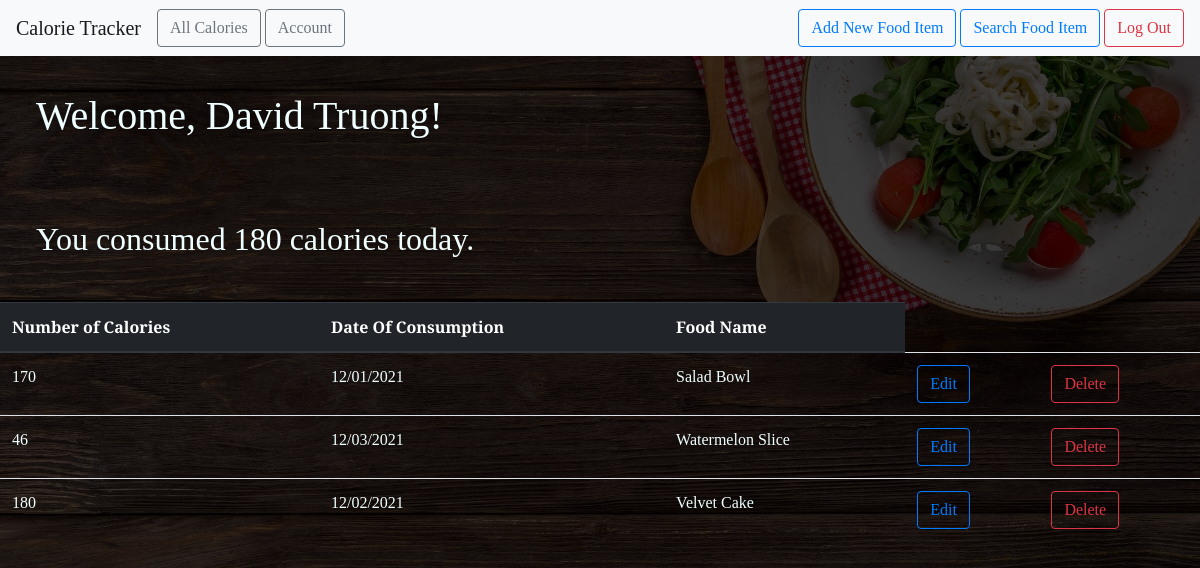
Page /all (signed in) on the earlier database version.
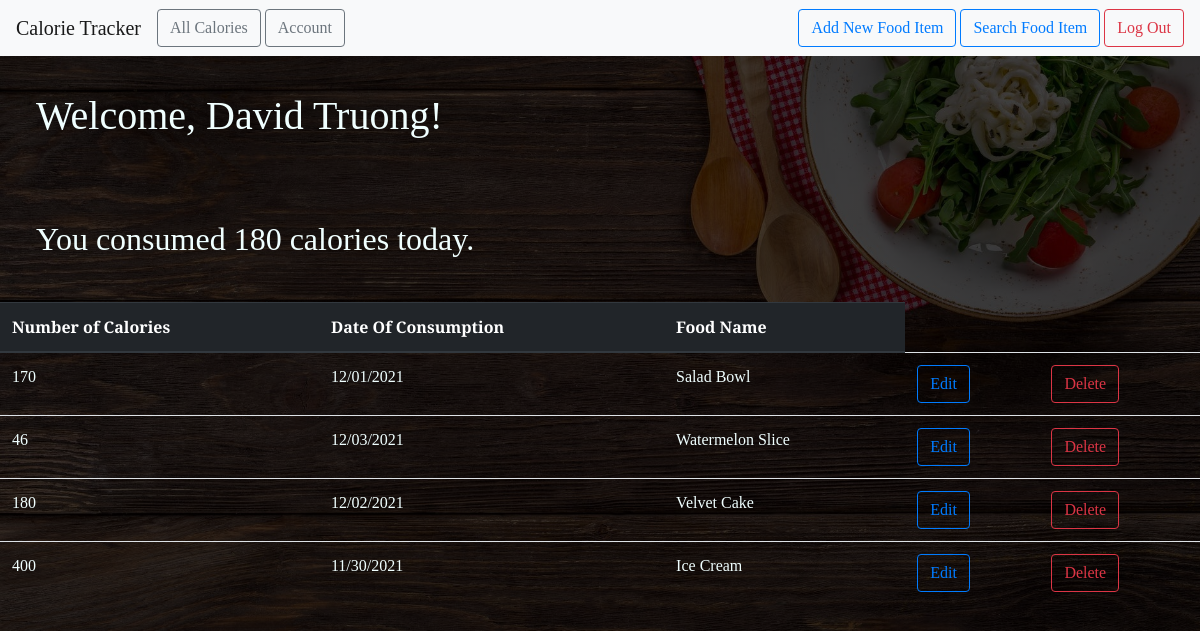
Same page on the later database version.
### food_website/models.py (models this page shows)
class User(db.Model, UserMixin):
    id = db.Column(db.Integer, primary_key=True)
    email = db.Column(db.String(100), unique=True)
    password = db.Column(db.String(100))
    name = db.Column(db.String(1000))
    foods = db.relationship('FoodItem', backref='author', lazy=True)

class FoodItem(db.Model):
    id = db.Column(db.Integer, primary_key=True)
    food_name = db.Column(db.Text, nullable=False)
    date_posted = db.Column(db.DateTime, nullable=False,
                            default=datetime.utcnow)
    calorie = db.Column(db.Integer, nullable=False)
    user_id = db.Column(db.Integer, db.ForeignKey('user.id'), nullable=False)

### food_website/main.py (the view)
@main.route("/all")
@login_required
def user_fooditems():
    user = User.query.filter_by(email=current_user.email).first_or_404()
    foods = user.foods
    totalCalorie = 0
    my_date = datetime.now(pytz.timezone('US/Pacific'))
    my_datetime = datetime(my_date.year, my_date.month, my_date.day)
    for food in foods:
        if my_datetime.date() == food.date_posted.date():
            totalCalorie = totalCalorie + food.calorie
    return render_template('all_fooditems.html', foods=foods, user=user, totalCalorie=totalCalorie)

### food_website/__init__.py (called while the page is built)
def create_app():
    app = Flask(__name__)
    app.config['SECRET_KEY'] = 'out-secret-key-goes-here'
    app.config['SQLALCHEMY_DATABASE_URI'] = 'sqlite:///db.sqlite'
    db.init_app(app)
    login_manager = LoginManager()
    login_manager.login_view = 'auth.login'
    login_manager.init_app(app)
    from .models import User
    create_database(app)
    @login_manager.user_loader
    def load_user(user_id):
        return User.query.get(int(user_id))
    from .auth import auth as auth_blueprint
    app.register_blueprint(auth_blueprint)
    from .main import main as main_blueprint
    app.register_blueprint(main_blueprint)
    return app

### food_website/templates/all_fooditems.html
{% extends "base.html" %} {% block head %} {{ super() }}
<link
  rel="stylesheet"
  href="{{ url_for('static', filename= 'extended_beauty.css') }}"
/>
{% endblock %} {% block content %}
<h1 id="intro">
  Welcome, {{ user.name }}!
</h1>
<h2 id="intro">
  You consumed {{ totalCalorie }} calories today.
</h2>
<div>
  <table class="table table-hover" width="100%" cellspacing="0" cellpadding="0" style='font-family: "Arvo", serif;'>
    <thead class="thead-dark">
      <tr id="textstyle">
        <th scope="col">Number of Calories</th>
        <th scope="col">Date Of Consumption</th>
        <th scope="col">Food Name</th>
      </tr>
    </thead>
    <tbody>
      {% for food in foods %}
      <tr>
        <td>{{ food.calorie }}</td>
        <td>{{ food.date_posted.strftime('%m/%d/%Y') }}</td>
        <td>{{ food.food_name }}</td>
        <td>
          <a
            href="{{ url_for('main.update_fooditem', food_id=food.id) }}"
            class="btn btn-outline-primary"
            role="button"
          >
            Edit
          </a>
        </td>
        <td>
          <a
            href="{{ url_for('main.delete_fooditem', food_id=food.id) }}"
            class="btn btn-outline-danger"
            role="button"
          >
            Delete
          </a>
        </td>
      </tr>
      {% endfor %}
    </tbody>
  </table>
</div>
{% endblock %}

### food_website/templates/base.html (shortened to what this page needs)
<!DOCTYPE html>
<html lang="en">
  <head>
    {% block head %}
    <link
      rel="stylesheet"
      href="{{ url_for('static', filename= 'beauty.css') }}"
    />
    <link
      rel="stylesheet"
      href="https://maxcdn.bootstrapcdn.com/bootstrap/4.0.0/css/bootstrap.min.css"
    />
    {% endblock %}
  </head>
  <body class="banner">
    <link
      rel="stylesheet"
      href="{{ url_for('static', filename= 'style.css') }}"
    />
    <nav class="navbar navbar-expand-lg navbar-light bg-light">
      <a class="navbar-brand" href="{{ url_for('main.index') }}"
        >Calorie Tracker</a
      >
      <div class="collapse navbar-collapse" id="navbarSupportedContent">
        <ul class="navbar-nav mr-auto">
          <li class="nav-item active">
            <a
              href="{{ url_for('main.user_fooditems') }}"
              class="btn btn-outline-secondary"
              role="button"
              >All Calories</a
            >
          </li>
          <li class="nav-item">
            <a
              href="{{ url_for('main.profile') }}"
              class="btn btn-outline-secondary"
              role="button"
              style="margin-left: 4px;"
              >Account</a
            >
          </li>
        </ul>
        <form class="form-inline my-2 my-lg-0">
          {% if current_user.is_authenticated %}
          <a
            href="{{ url_for('main.new_fooditem') }}"
            class="btn btn-outline-primary"
            role="button"
            style="margin-left: 4px;"
            >Add New Food Item</a
          >
          <a
            href="{{ url_for('main.search') }}"
            class="btn btn-outline-primary"
            role="button"
            style="margin-left: 4px;"
            >Search Food Item</a
          >
          {% endif %}  {% if current_user.is_authenticated %}
          <a
            href="{{ url_for('auth.logout') }}"
            class="btn btn-outline-danger"
            role="button"
            style="margin-left: 4px;"
            >Log Out</a
          >
          {% endif %}
        </form>
      </div>
    </nav>
    {% block content %} {% endblock %}
  </body>
</html>

### food_website/static/beauty.css (style rules this page uses)
* { font-family: "Arvo", serif; }

### food_website/static/extended_beauty.css (style rules this page uses)
h1, h2, h4, p { font-family: "Arvo", serif; }
#intro { padding-top: 3%; padding-right: 3%; padding-bottom: 3%; padding-left: 3%; }
#textstyle { font-family: "Arvo", serif; }

### food_website/static/style.css (style rules this page uses)
.banner { width: 100%; height: 100vh; background-image: linear-gradient(rgba(0, 0, 0, 0.75), rgba(0, 0, 0, 0.75)), url(background.jpg); background-size: cover; background-position: center; color: azure; font-family: "Arvo", serif; }

Differences in the rows shown:
added FoodItem: calorie "400", date_posted "11/30/2021", food_name "Ice Cream"
